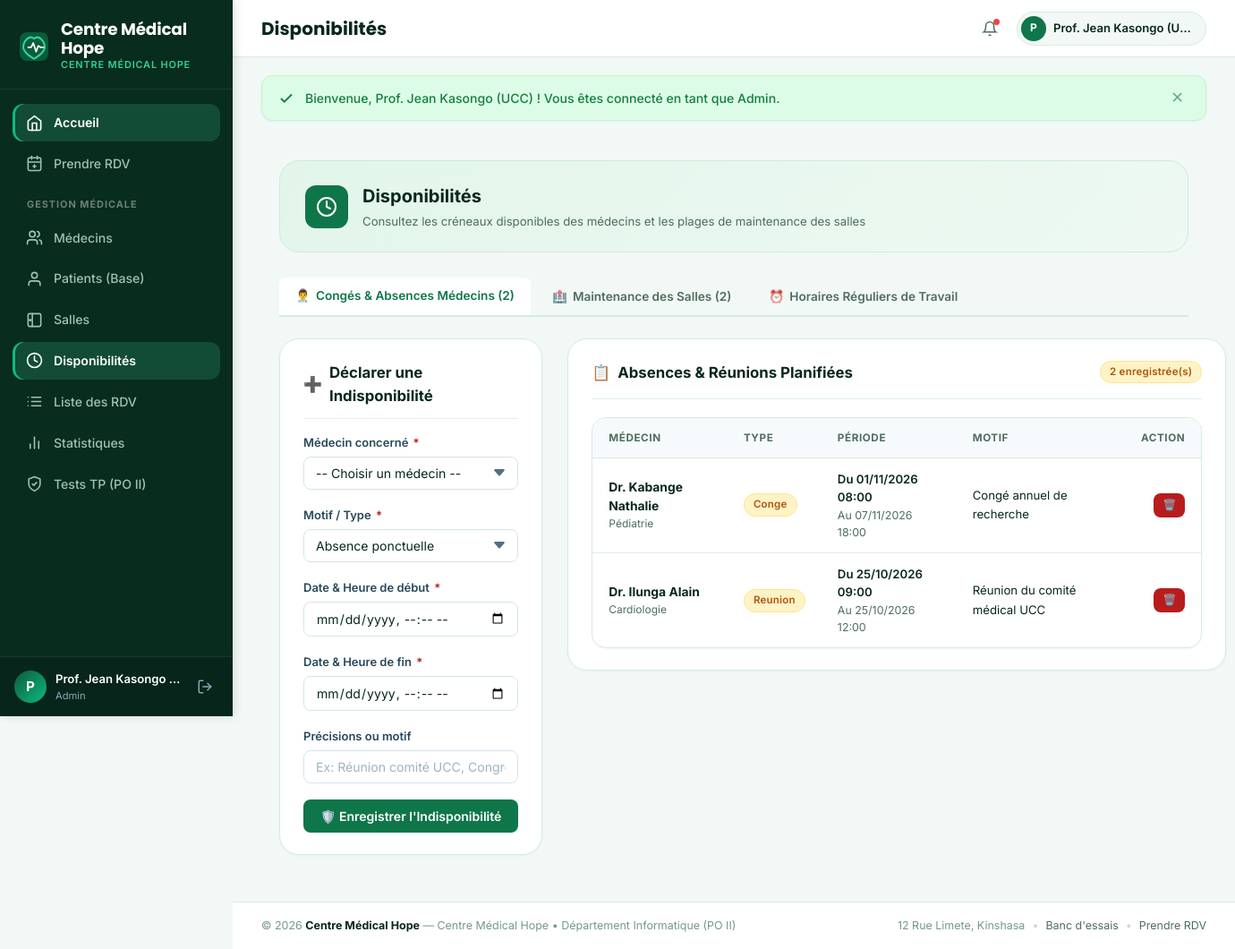
/disponibilites/index.php (signed in), run on the app's committed database.
### tables this page shows
CREATE TABLE IF NOT EXISTS indisponibilites_medecins (
    id INT AUTO_INCREMENT PRIMARY KEY,
    id_medecin INT NOT NULL,
    date_debut DATETIME NOT NULL,
    date_fin DATETIME NOT NULL,
    type ENUM('absence', 'conge', 'reunion', 'formation') NOT NULL DEFAULT 'absence',
    motif VARCHAR(255) NULL,
    CONSTRAINT fk_indisp_medecin FOREIGN KEY (id_medecin) 
        REFERENCES medecins(id) ON DELETE CASCADE ON UPDATE CASCADE,
    CONSTRAINT chk_indisp_med_dates CHECK (date_fin > date_debut)
);

CREATE TABLE IF NOT EXISTS medecins (
    id INT AUTO_INCREMENT PRIMARY KEY,
    nom VARCHAR(100) NOT NULL,
    prenom VARCHAR(100) NOT NULL,
    specialite VARCHAR(100) NOT NULL,
    telephone VARCHAR(30) NOT NULL,
    email VARCHAR(150) NOT NULL UNIQUE,
    bureau VARCHAR(50) NULL,
    photo VARCHAR(255) DEFAULT 'assets/images/doctor-default.png',
    actif TINYINT(1) DEFAULT 1,
    date_creation DATETIME DEFAULT CURRENT_TIMESTAMP
);

### config/database.php (called while the page is built, shortened)
<?php
function e($string) {
    return htmlspecialchars($string ?? '', ENT_QUOTES, 'UTF-8');
}

### disponibilites/index.php (the view, shortened to what this page needs)
<?php
require_once __DIR__ . '/../config/database.php';
$onglet = $_GET['tab'] ?? 'indisp_med';
$indispMedecins = $pdo->query("SELECT im.*, m.nom, m.prenom, m.specialite
                               FROM indisponibilites_medecins im
                               JOIN medecins m ON im.id_medecin = m.id
                               ORDER BY im.date_debut DESC")->fetchAll();
$indispSalles = $pdo->query("SELECT isal.*, s.nom AS salle_nom
                             FROM indisponibilites_salles isal
                             JOIN salles s ON isal.id_salle = s.id
                             ORDER BY isal.date_debut DESC")->fetchAll();
require_once __DIR__ . '/../includes/header.php';
?>
<div class="container">
    <div class="page-top-banner">
        <div class="page-top-banner-left">
            <div class="page-banner-icon">
                <svg width="24" height="24" viewBox="0 0 24 24" fill="none" stroke="currentColor" stroke-width="2" stroke-linecap="round" stroke-linejoin="round">
                    <circle cx="12" cy="12" r="10"/>
                    <polyline points="12 6 12 12 16 14"/>
                </svg>
            </div>
            <div>
                <div class="page-banner-title">Disponibilités</div>
                <div class="page-banner-sub">Consultez les créneaux disponibles des médecins et les plages de maintenance des salles</div>
            </div>
        </div>
    </div>
    <div class="tab-nav">
        <a href="?tab=indisp_med" class="tab-btn <?= $onglet === 'indisp_med' ? 'active' : '' ?>">
            <span>👨‍⚕️</span> Congés & Absences Médecins (<?= count($indispMedecins) ?>)
        </a>
        <a href="?tab=indisp_salle" class="tab-btn <?= $onglet === 'indisp_salle' ? 'active' : '' ?>">
            <span>🏥</span> Maintenance des Salles (<?= count($indispSalles) ?>)
        </a>
        <a href="?tab=horaires_med" class="tab-btn <?= $onglet === 'horaires_med' ? 'active' : '' ?>">
            <span>⏰</span> Horaires Réguliers de Travail
        </a>
    </div>
    <?php if ($onglet === 'indisp_med'): ?>
        <div style="display: grid; grid-template-columns: 1fr 1.8fr; gap: 28px; align-items: start;">
            <div class="card card-3d">
                <div class="card-header" style="margin-bottom: 16px; padding-bottom: 12px;">
                    <div class="card-title">
                        <span>➕</span> Déclarer une Indisponibilité
                    </div>
                </div>
                <form method="POST" action="">
                    <div class="form-group">
                        <label class="form-label">Médecin concerné <span class="required">*</span></label>
                        <select name="id_medecin" class="form-control" required>
                            <option value="">-- Choisir un médecin --</option>
                        </select>
                    </div>
                    <div class="form-group">
                        <label class="form-label">Motif / Type <span class="required">*</span></label>
                        <select name="type" class="form-control" required>
                            <option value="absence">Absence ponctuelle</option>
                        </select>
                    </div>
                    <div class="form-group">
                        <label class="form-label">Date & Heure de début <span class="required">*</span></label>
                        <input type="datetime-local" name="date_debut" class="form-control" required>
                    </div>
                    <div class="form-group">
                        <label class="form-label">Date & Heure de fin <span class="required">*</span></label>
                        <input type="datetime-local" name="date_fin" class="form-control" required>
                    </div>
                    <div class="form-group">
                        <label class="form-label">Précisions ou motif</label>
                        <input type="text" name="motif" class="form-control" placeholder="Ex: Réunion comité UCC, Congrès...">
                    </div>
                    <button type="submit" class="btn btn-primary btn-block">
                        🛡️ Enregistrer l'Indisponibilité
                    </button>
                </form>
            </div>
            <div class="card">
                <div class="card-header">
                    <div class="card-title">
                        <span>📋</span> Absences & Réunions Planifiées
                    </div>
                    <span class="badge badge-warning"><?= count($indispMedecins) ?> enregistrée(s)</span>
                </div>
                <div class="table-responsive">
                    <table class="table">
                        <thead>
                            <tr>
                                <th>Médecin</th>
                                <th>Type</th>
                                <th>Période</th>
                                <th>Motif</th>
                                <th style="text-align: right;">Action</th>
                            </tr>
                        </thead>
                        <tbody>
                            <?php if (empty($indispMedecins)): ?>
                                <tr>
                                    <td colspan="5" class="table-empty">
                                        <div class="table-empty-icon">✓</div>
                                        <div style="font-weight: 600; color: var(--text-primary);">Aucune absence déclarée</div>
                                        <p style="font-size: 0.8rem; color: var(--text-muted); margin-top: 4px;">Tous les médecins sont disponibles selon leurs horaires habituels.</p>
                                    </td>
                                </tr>
                            <?php else: ?>
                                <?php foreach ($indispMedecins as $im): ?>
                                    <tr>
                                        <td>
                                            <strong style="color: var(--text-primary);"><?= e($im['nom']) ?> <?= e($im['prenom']) ?></strong>
                                            <div style="font-size: 0.75rem; color: var(--text-muted);"><?= e($im['specialite']) ?></div>
                                        </td>
                                        <td>
                                            <span class="badge badge-warning"><?= ucfirst(e($im['type'])) ?></span>
                                        </td>
                                        <td>
                                            <div style="font-size: 0.825rem; font-weight: 600; color: var(--text-primary);">
                                                Du <?= date('d/m/Y H:i', strtotime($im['date_debut'])) ?>
                                            </div>
                                            <div style="font-size: 0.775rem; color: var(--text-muted);">
                                                Au <?= date('d/m/Y H:i', strtotime($im['date_fin'])) ?>
                                            </div>
                                        </td>
                                        <td>
                                            <span style="font-size: 0.825rem;"><?= e($im['motif'] ?: '—') ?></span>
                                        </td>
                                        <td style="text-align: right;">
                                            <a href="?tab=indisp_med&suppr_indisp_med=<?= $im['id'] ?>"
                                               class="btn btn-xs btn-outline-danger btn-confirm-delete"
                                               data-confirm="Supprimer cette indisponibilité ? Le médecin redeviendra réservable sur ce créneau.">
                                                🗑️
                                            </a>
                                        </td>
                                    </tr>
                                <?php endforeach; ?>
                            <?php endif; ?>
                        </tbody>
                    </table>
                </div>
            </div>
        </div>
    <?php endif; ?>
</div>
<?php require_once __DIR__ . '/../includes/footer.php'; ?>

### data on the page
indisponibilites_medecins: id_medecin.nom "Dr. Kabange", id_medecin.prenom "Nathalie", id_medecin.specialite "Pédiatrie", type "Conge", date_debut "01/11/2026 08:00", date_fin "07/11/2026 18:00", motif "Congé annuel de recherche"
indisponibilites_medecins: id_medecin.nom "Dr. Ilunga", id_medecin.prenom "Alain", id_medecin.specialite "Cardiologie", type "Reunion", date_debut "25/10/2026 09:00", date_fin "25/10/2026 12:00", motif "Réunion du comité médical UCC"

### other printed values
substr($_SESSION['utilisateur_nom'] ?? 'U', 0, 1) "P"
$_SESSION['utilisateur_nom'] "Prof. Jean Kasongo…"
$_SESSION['utilisateur_role'] "Admin"
$sectionName "Disponibilités"
substr($_SESSION['utilisateur_nom'] ?? 'A', 0, 1) "P"
$_SESSION['utilisateur_nom'] "Prof. Jean Kasongo (U…"
$msg['text'] "Bienvenue, Prof. Jean Kasongo (UCC) ! Vous êtes connecté en tant que Admin."
count($indispMedecins) "2"
count($indispSalles) "2"
